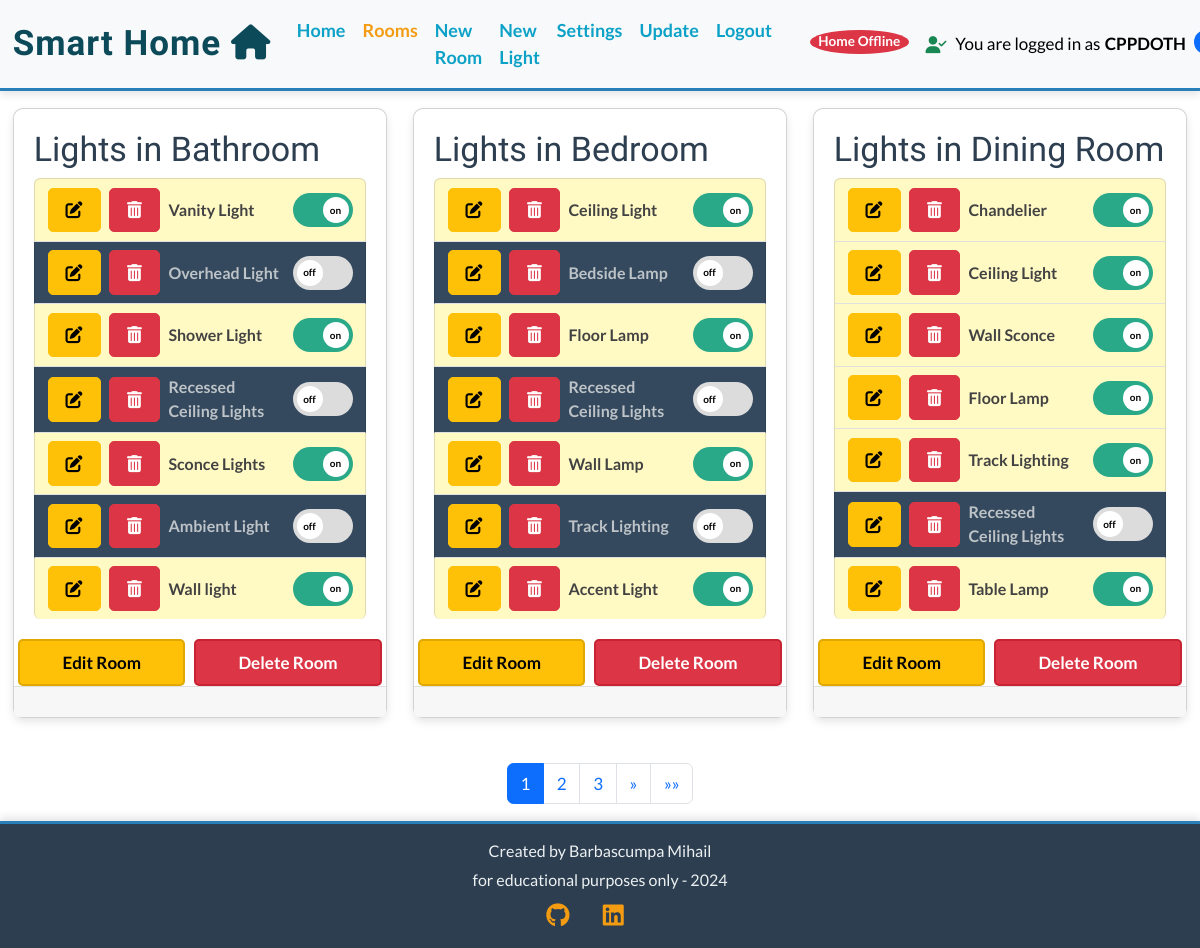
The app's page /rooms/ (signed in) with its own data.
### light_app/models.py (models this page shows, shortened)
class Room(models.Model):
    name = models.CharField(max_length=100)
    user = models.ForeignKey(
        User, on_delete=models.CASCADE, related_name="rooms",default=1
    )
    class Meta:
        ordering = ["name"]

class Light(models.Model):
    name = models.CharField(max_length=100, default="")
    room = models.ForeignKey(Room, on_delete=models.CASCADE, related_name="lights")
    description = models.TextField(null=True,blank=True, default="")
    state = models.IntegerField(choices=STATE_CHOICES, default=2)
    choices = models.ManyToManyField(Choice, related_name="lights", blank=True)
    class Meta:
        ordering = ["id"]

### light_app/views.py (the view)
# urls.py: path("rooms/", views.room_list_view, name="room_list"),
@login_required
def room_list_view(request):
    rooms = Room.objects.prefetch_related("lights").all()
    paginator = Paginator(rooms, 3)
    page_number = request.GET.get("page")
    page_obj = paginator.get_page(page_number)
    context = {
        "room_list": page_obj,
        "is_paginated": page_obj.has_other_pages(),
        "page_obj": page_obj,
    }
    return render(request, "light_app/rooms_list.html", context)

### firmware_manager/context_processors.py (called while the page is built)
def user_ip_processor(request):
    user_ip = request.META.get('REMOTE_ADDR')  # Obține adresa IP a utilizatorului
    print(f"USER IP IN CONTEXT {user_ip}")
    return {
        'user_ip': user_ip  # Include adresa IP în contextul template-ului
    }

### light_app/context_processors.py (called while the page is built, shortened)
def global_variables(request):
    global home_online_status
    user_settings=None
    if request.user.is_authenticated:
        user_settings, created = UserSettings.objects.get_or_create(user=request.user)
        user_id = request.user.id
        online_status = home_online_status.get(user_id, False)
        return {
            "home_online_status": online_status,  # Returnează doar starea utilizatorului curent
            "silence_mode": user_settings.silence_mode,
            "check_interval": user_settings.server_check_interval,  # Returnează intervalul corect
            "user_ip": request.META["REMOTE_ADDR"],
        }

### light_app/templates/light_app/rooms_list.html (shortened to what this page needs)
{% extends "base.html" %}
{% load static %}
{% block content %}
<div class="container-fluid">
  <div class="row">
    <div class="col-12 mt-3 left">
      <div class="row card-deck">
        {% for room in page_obj %}
        <div class="col-sm-12 col-md-6 col-lg-4 mb-4">
          <div class="card h-100 " id="light-{{ light.name }}">
            <div class="card-body">
              <div class="image-container">
                <div class="image-flash">
                  <h2 class="card-title">Lights in {{ room.name }}</h2>
                </div>
              </div>
              <ul class="list-group">
                {% for light in room.lights.all %}
                <li id="light-{{ light.name }}"
                  class="list-group-item d-flex justify-content-between align-items-center {% if light.get_state_display == 'on' %}light-on{% else %}light-off{% endif %} ">
                  <div class="d-flex align-items-center ">
                    {% if user.is_authenticated %}
                    <a href="{% url 'edit_light' light.id %}" class="btn btn-warning btn-sm">
                      <i class="fas fa-edit"></i>
                    </a>
                    <a href="{% url 'delete_light' light.id %}" class="btn btn-danger btn-sm ml-2">
                      <i class="fas fa-trash-alt"></i>
                    </a>
                    {% endif %}
                    <strong class="ml-2">{{ light.name }}</strong>
                  </div>
                  <form method="post" action="{% url 'toggle_light' room.name light.name %}" class="toggle-light-form"
                    data-light-name="{{ light.name }}" data-room-name="{{ room.name }}">
                    <label class="switch">
                      <span class="slider round"></span>
                    </label>
                  </form>
                </li>
                {% endfor %}
              </ul>
            </div>
            {% if user.is_authenticated %}
            <div class="d-flex justify-content-between w-100">
              <a href="{% url 'edit_room' room.id %}" class="btn btn-edit-room flex-grow-1 mx-1">Edit Room</a>
              <a href="{% url 'delete_room' room.id %}" class="btn btn-delete-room flex-grow-1 mx-1">Delete Room</a>
            </div>
            {% endif %}
            <div class="card-footer"></div>
          </div>
        </div>
        {% endfor %}
      </div>
      {% if is_paginated %}
      <nav aria-label="Page navigation">
        <ul class="pagination justify-content-center">
          {% for num in page_obj.paginator.page_range %}
          {% if page_obj.number == num %}
          <li class="page-item active"><span class="page-link">{{ num }}</span></li>
          {% elif num > page_obj.number|add:'-3' and num < page_obj.number|add:'3' %} <li class="page-item"><a
              class="page-link" href="?page={{ num }}">{{ num }}</a></li>
            {% endif %}
            {% endfor %}
            {% if page_obj.has_next %}
            <li class="page-item">
              <a class="page-link" href="?page={{ page_obj.next_page_number }}" aria-label="Next">
                <span aria-hidden="true">&raquo;</span>
              </a>
            </li>
            <li class="page-item">
              <a class="page-link" href="?page={{ page_obj.paginator.num_pages }}" aria-label="Last">
                <span aria-hidden="true">&raquo;&raquo;</span>
              </a>
            </li>
            {% endif %}
        </ul>
      </nav>
      {% endif %}
    </div>
  </div>
</div>
{% endblock %}

### templates/includes/header.html (shortened to what this page needs)
{% load static %}
{% url 'index' as index_url %}
{% url 'room_list' as room_list_url %}
{% url 'add_room' as add_room_url %}
{% url 'add_light' as add_light_url %}
{% url 'user_settings' as user_settings_url %}
{% url 'account_logout' as logout_url %}
{% url 'update_esp_firmware' as update_esp_firmware_url %}
<header>
  <nav class="navbar navbar-expand-lg navbar-light bg-light">
    <div class="container-fluid">
      <a class="navbar-brand" href="{% url 'home' %}">Smart Home <i class="fa-solid fa-home"></i></a>
      <div class="collapse navbar-collapse" id="navbarText">
        <ul class="navbar-nav me-auto mb-2 mb-lg-0">
          <li class="nav-item">
            <a class="nav-link {% if request.path == index_url %}active{% endif %}" aria-current="page"
              href="{% url 'home' %}">Home</a>
          </li>
          {% if user.is_authenticated %}
          <li class="nav-item">
            <a class="nav-link {% if request.path == room_list_url %}active{% endif %}" aria-current="page"
              href="{% url 'room_list' %}">Rooms</a>
          </li>
          <li class="nav-item">
            <a class="nav-link {% if request.path == add_room_url %}active{% endif %}" aria-current="page"
              href="{% url 'add_room' %}">New Room</a>
          </li>
          <li class="nav-item">
            <a class="nav-link {% if request.path == add_light_url %}active{% endif %}" aria-current="page"
              href="{% url 'add_light' %}">New Light</a>
          </li>
          <li class="nav-item">
            <a class="nav-link {% if request.path == user_settings_url %}active{% endif %}" aria-current="page"
              href="{% url 'user_settings' %}">Settings</a>
          </li>
          <li class="nav-item">
            <a class="nav-link {% if request.path == update_esp_firmware_url %}active{% endif %}" aria-current="page"
              href="{% url 'update_esp_firmware' %}">Update</a>
          </li>
          <li class="nav-item">
            <a class="nav-link {% if request.path == logout_url %}active{% endif %}" aria-current="page"
              href="{% url 'account_logout' %}">Logout</a>
          </li>
          {% endif %}
        </ul>
      </div>
    </div>
    {% if user.is_authenticated %}
    <span id="server-status" class="badge ms-3 {% if home_online_status %}bg-success{% else %}bg-danger{% endif %}">
      {% if  home_online_status  %}
          Home Online
      {% else %}
          Home Offline
      {% endif %}
  </span>
    <p class="text-end m-3 text-nowrap d-flex align-items-center justify-content-end"
      style="font-weight: 500; font-size: 1rem;">
      <i class="fas fa-user-check text-success me-2" data-bs-toggle="tooltip" data-bs-placement="top"
        title="Logged in since: {{ user.last_login|date:'d M Y H:i' }}"></i>
      You are logged in as <b class="ms-1">{{ user|upper }}</b>
      <span class="badge bg-primary ms-2" data-bs-toggle="tooltip" data-bs-placement="top"
        title="Number of rooms you have">
      </span>
    </p>
    {% endif %}
  </nav>
</header>

### static/css/style.css (style rules this page uses)
* { margin: 0; padding: 0; box-sizing: border-box; }
html, body { height: 100%; margin: 0; padding: 0; font-family: 'Lato', sans-serif; font-size: 17px; color: #34495e; background-color: #ecf0f1; display: flex; flex-direction: column; }
body.light { background-color: white; color: black; }
body.medium { font-size: 16px; }
.navbar, .footer, .card, .list-group-item, .card-footer { background-color: inherit; color: inherit; }
a { color: var(--primary-color, #2980b9); }
body { min-height: 100vh; display: flex; flex-direction: column; }
h1, h2, h3, h4, h5, h6 { font-family: 'Oswald', sans-serif; color: #2c3e50; }
.navbar { box-shadow: 0 4px 8px rgba(0, 0, 0, 0.1); border-bottom: 3px solid #2980b9; background-color: #1a5276; }
.navbar-brand { font-family: 'Oswald', sans-serif; font-weight: bold; font-size: 35px; letter-spacing: 1px; color: #0c4a5a; }
a.nav-link { color: #0ca1c7; font-family: 'Lato', sans-serif; font-weight: bold; font-size: 18px; }
.navbar-nav .nav-link.active, .navbar-nav .nav-link.show { color: #f39c12; }
header { margin-bottom: 0; }
.btn { font-weight: bold; border-radius: 5px; padding: 0.5rem 1rem; font-size: 1rem; transition: transform 0.3s, box-shadow 0.3s; }
.btn-edit-room { background-color: #ffc107; color: #000000; border: 2px solid #e0a800; transition: background-color 0.3s, border-color 0.3s; }
.btn-delete-room { background-color: #dc3545; border: 2px solid #c82333; color: #ffffff; transition: background-color 0.3s, border-color 0.3s; }
.switch { position: relative; display: inline-block; width: 60px; height: 34px; margin-left: auto; }
.slider { position: absolute; cursor: pointer; top: 0; left: 0; right: 0; bottom: 0; background-color: #dcdcdc; transition: .4s; border-radius: 34px; }
.slider:before { position: absolute; content: attr(data-text); height: 26px; width: 26px; left: 4px; bottom: 4px; background-color: white; transition: .4s; border-radius: 50%; display: flex; align-items: center; justify-content: center; font-size: 10px; font-weight: bold; color: #000; }
input:checked+.slider { background-color: #2aa989; }
input:checked+.slider:before { transform: translateX(26px); content: "on"; }
input:not(:checked)+.slider:before { content: "off"; }
.slider.round { border-radius: 34px; }
.slider.round:before { border-radius: 50%; }
.card-deck { display: flex; flex-wrap: wrap; justify-content: space-between; margin-bottom: 20px; }
.card { flex: 1 0 30%; display: flex; flex-direction: column; min-height: 100%; background-color: #ffffff; border-radius: 10px; box-shadow: 0 4px 8px rgba(0, 0, 0, 0.1); transition: transform 0.3s, box-shadow 0.3s; }
.card-body { flex-grow: 1; padding: 20px; }
.card-footer { margin-top: auto; background-color: #f7f7f7; padding: 15px; border-top: 1px solid #e0e0e0; }
.list-group-item { padding: 0.5rem 0.75rem; display: flex; justify-content: space-between; align-items: center; background-color: #ffffff; border-bottom: 1px solid #e0e0e0; }
.list-group-item:last-child { border-bottom: none; }
.list-group-item .d-flex { align-items: center; }
.ml-2 { margin-left: 0.5rem; }
.toggle-light-form { margin-left: 10px; }
.badge { font-size: 0.8rem; padding: 0.4em 0.6em; border-radius: 50%; position: relative; top: -2px; }
.light-on { background-color: #fff9c4; color: #424242; }
.light-off { background-color: #34495e; color: #bdc3c7; }

### templates/base.html (style rules this page uses)
:root { --primary-color: #2471a1; }

### records on screen
Room: name "Bathroom"
Light: name "Vanity Light"
Light: name "Overhead Light"
Light: name "Shower Light"
Light: name "Recessed Ceiling Lights"
Light: name "Sconce Lights"
Light: name "Ambient Light"
Light: name "Wall light"
Room: name "Bedroom"
Light: name "Ceiling Light"
Light: name "Bedside Lamp"
Light: name "Floor Lamp"
Light: name "Recessed Ceiling Lights"
Light: name "Wall Lamp"
Light: name "Track Lighting"
Light: name "Accent Light"
Room: name "Dining Room"
Light: name "Chandelier"
Light: name "Ceiling Light"
Light: name "Wall Sconce"
Light: name "Floor Lamp"
Light: name "Track Lighting"
Light: name "Recessed Ceiling Lights"
Light: name "Table Lamp"

### other values on screen
{{ user|upper }} "CPPDOTH"
{{ num }} "1"
{{ num }} "2" "3"
